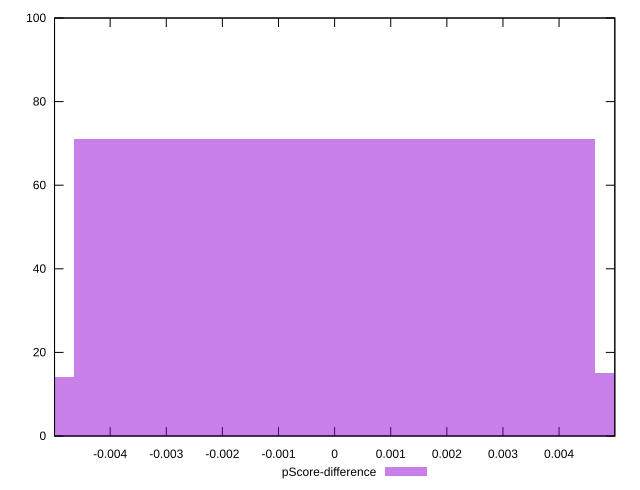

Generate this figure with gnuplot:
reset

$pScoreDifference <<EOF
-0.009288143996287804 14
0 71
0.009288143996287804 15
EOF

set key outside below
set boxwidth 0.009288143996287804
set xrange [-0.004991460881580867:0.004993716636574552]
set yrange [0:100]
set trange [0:100]
set style fill transparent solid 0.5 noborder
set terminal svg size 640, 490 enhanced background rgb 'white'
set output "report_00018_2021-02-10T15-25-16.877Z/bootup-time/samples/pages/pScore-difference/histogram.svg"

plot $pScoreDifference title "pScore-difference" with boxes

reset
